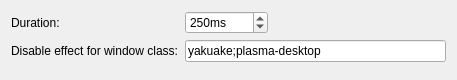
<?xml version="1.0" encoding="UTF-8"?>
<ui version="4.0">
 <class>KWin::ScaleOutEffectConfigForm</class>
 <widget class="QWidget" name="KWin::ScaleOutEffectConfigForm">
  <property name="geometry">
   <rect>
    <x>0</x>
    <y>0</y>
    <width>457</width>
    <height>80</height>
   </rect>
  </property>
  <property name="windowTitle">
   <string/>
  </property>
  <layout class="QFormLayout" name="formLayout">
   <property name="fieldGrowthPolicy">
    <enum>QFormLayout::ExpandingFieldsGrow</enum>
   </property>
   <item row="2" column="0">
    <widget class="QLabel" name="label_2">
     <property name="text">
      <string>Duration:</string>
     </property>
     <property name="buddy">
      <cstring>spinDuration</cstring>
     </property>
    </widget>
   </item>
   <item row="2" column="1">
    <widget class="QSpinBox" name="spinDuration">
     <property name="suffix">
      <string>ms</string>
     </property>
     <property name="maximum">
      <number>100000</number>
     </property>
     <property name="singleStep">
      <number>10</number>
     </property>
     <property name="value">
      <number>250</number>
     </property>
    </widget>
   </item>
   <item row="3" column="0">
    <widget class="QLabel" name="label_4">
     <property name="text">
      <string>Disable effect for window class:</string>
     </property>
     <property name="buddy">
      <cstring>editDisableForWindowClass</cstring>
     </property>
    </widget>
   </item>
   <item row="3" column="1">
    <widget class="QLineEdit" name="editDisableForWindowClass">
     <property name="text">
      <string>yakuake;plasma-desktop</string>
     </property>
    </widget>
   </item>
  </layout>
 </widget>
 <tabstops>
  <tabstop>spinDuration</tabstop>
  <tabstop>editDisableForWindowClass</tabstop>
 </tabstops>
 <resources/>
 <connections/>
</ui>
